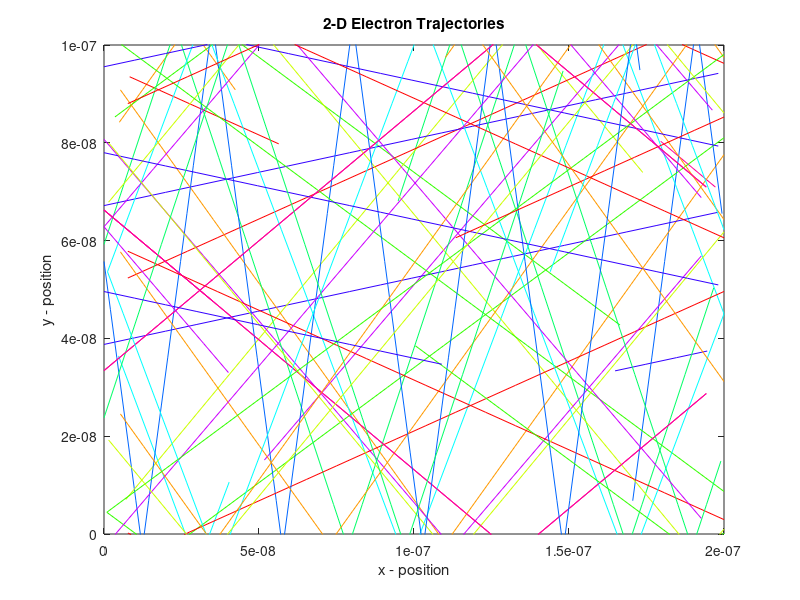
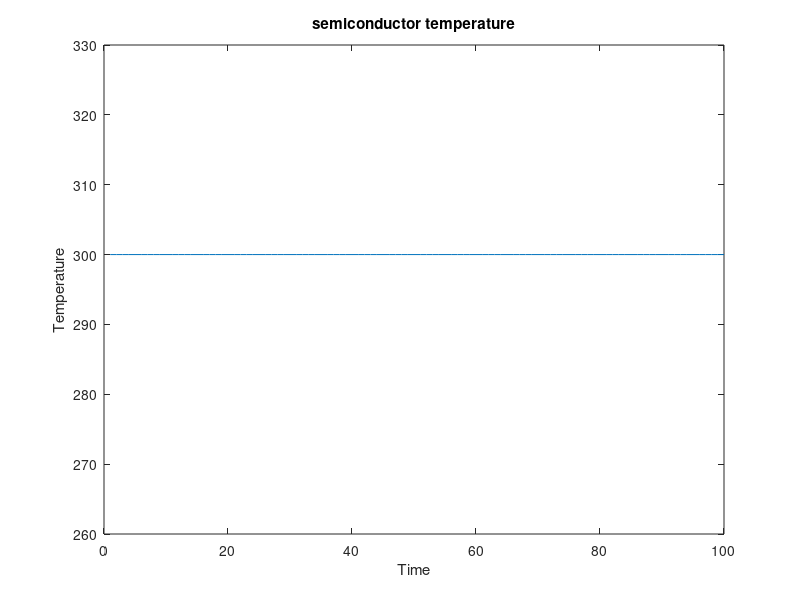

The MATLAB source for these figures, in order:
%   ELEC 4700
%   Assignment - 1
%   Monte-Carlo Modeling of Electron Transport
%
%   Narrthanan Seevananthan

%   1 - Electron Modelling (40)
clear

m_0 = 9.10938215e-31;   %rest mass of electrons
m_n = 0.26*m_0;         %Effective mass of electrons
k_b = 1.3806504e-23;    %Boltzmann Constant
T = 300;                %Temperature (K)
%region size is 200nm*100nm

%   A) vth (thermal velocity)

%using the following formula:
%$$vth = (k_b*T/m_n)^0.5$$
%thermal velocity was found to be 8.7053e+4 (m/s)
vth = (k_b*T/m_n)^0.5;

%   B) MFP

t_mn = 0.2e-12;     %Mean Time between collisions (ps)
mfp = vth*t_mn;     %The mean free path was found to be: 2.6449e-08 m

%using the following formula:
%$$mfp = t_mn*vth$$

%   C) Write a program that will model the random motion of the electrons
num_par = 10;     %the number of particles in the system
time_lim = 100;    %the max number of time steps

%randomly assign positions in the predefined space
Px = 200e-9.*rand(1,num_par);
Py = 100e-9.*rand(1,num_par);

%randomized direction with fixed velocity
%following pythagorean theorem we can split the velocity components
%randomly using the following formula:
% vth^2 = rand()*vx^2 + (1-rand())*vy^2
r_vel = rand (1,num_par);
v_signx = rand (1,num_par)<=0.5;
v_signy = rand (1,num_par)<=0.5;

Vx = sqrt(r_vel.*(vth.^2));
Vy = sqrt(abs(r_vel-1).*(vth.^2));

Vx(v_signx) = -1.*Vx(v_signx);
Vy(v_signy) = -1.*Vy(v_signy);

%       i) 2D Plot of Particle trajectories
time_step = 0.1*(100e-9)/vth; %magic number found using vth, ydimension, and 0.01
cmap = hsv(num_par);    %color map to plot different color lines


P_setx = zeros(num_par,time_lim);
P_sety = zeros(num_par,time_lim);

sc_temp = (1:time_lim)*0;

for t = 1:time_lim
    P_setx(:,t) = Px.';
    P_sety(:,t) = Py.';
    

    sc_temp(t) = sum(Vx.^2 + (Vy).^2)*m_n/(k_b*num_par);

    
    for i = 1:num_par
     
        if (0<Px(i)) && (Px(i)<(200e-9)) && (t>1)
            figure(1);
            plot(P_setx(i,(t-1):t),P_sety(i,(t-1):t),'Color',cmap(i,:));     
            hold on
            
        end
    end
    
    Px = Px + time_step*Vx;
    Py = Py + time_step*Vy;
    
    Px(Px>200e-9) = 0;
    Px(Px<0) = 200e-9;
    
    Vy(Py>100e-9) = -1.*Vy(Py>100e-9);
    Vy(Py<0) = -1.*Vy(Py<0);
    
    title('2-D Electron Trajectories')
    xlabel('x - position');
    ylabel('y - position');
    xlim([0 200e-9]);       %x dimensions in plot
    ylim([0 100e-9]);       %y dimensions in plot
    
    %       ii) Temperature Plot
    figure(2);
    plot(1:time_lim,sc_temp);
    title('semiconductor temperature')
    xlabel('Time');
    ylabel('Temperature');
    
    pause(0.0017)
end



